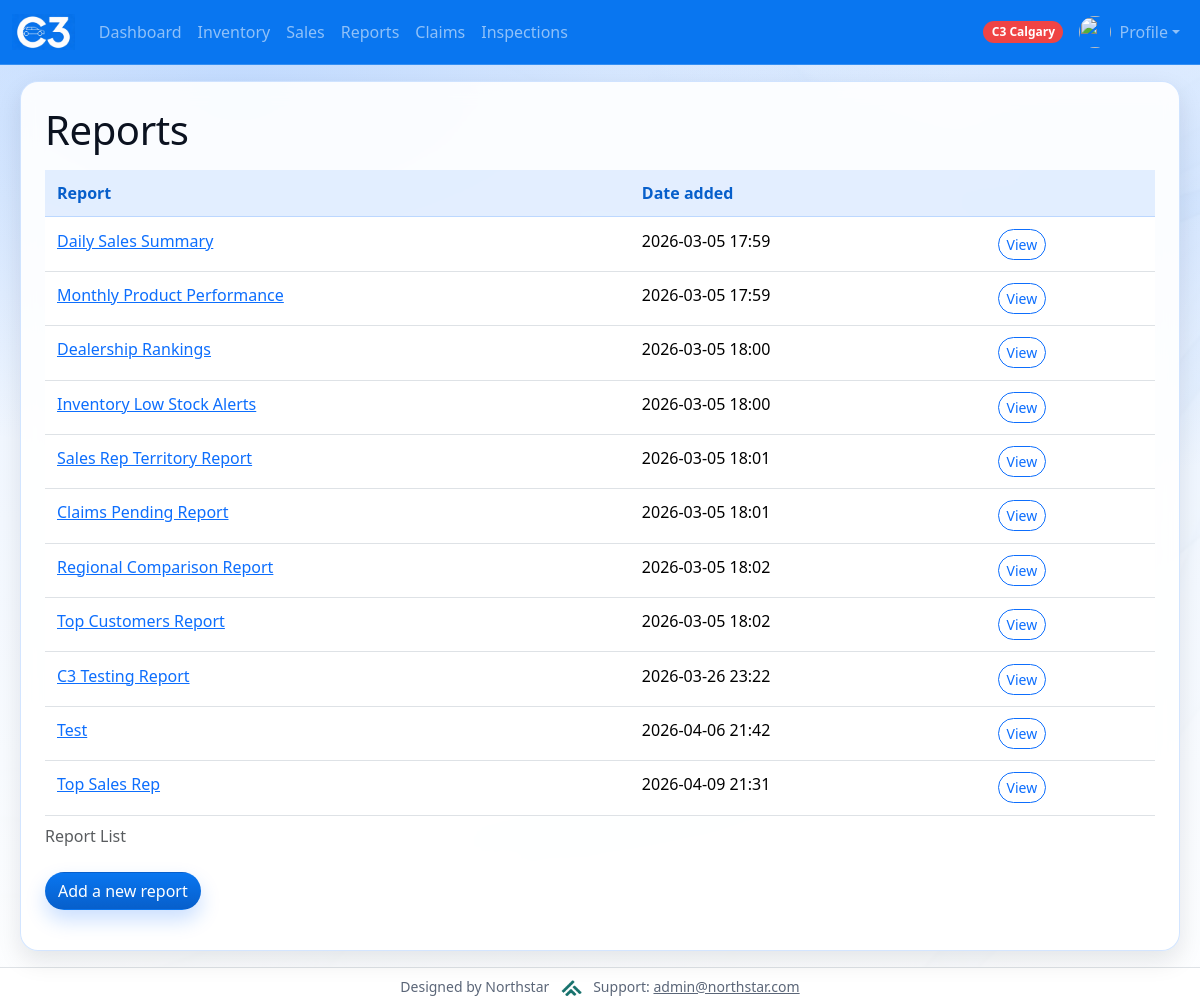
/home/reports/ (signed in), run on the app's committed database.
### Dashboard/models.py (models this page shows, shortened)
class Dealership(models.Model):
    name = models.CharField(max_length=200)
    badge_css_class = models.CharField(
        max_length=80,
        default="bg-dark",
        help_text="Bootstrap/extra CSS classes for this dealership's badge (navbar, user list).",
    )
    is_default_home = models.BooleanField(
        default=False,
        help_text="If True, new user group edits default to this dealership when none is set.",
    )
    class Meta:
        ordering = ["name"]
    def resolved_badge_css_class(self) -> str:
        raw = (self.badge_css_class or "").strip()
        if raw.startswith("ns-badge-dealership-"):
            return raw

class Report(models.Model):
    text = models.CharField(max_length=200)
    date_added = models.DateTimeField(auto_now_add=True)

### Dashboard/views.py (the view)
# urls.py: path("reports/", views.Reports, name="Reports"),
def Reports(request):
    reportlist = Report.objects.order_by("date_added")
    context = {"Reports": reportlist}
    return render(request, "Dashboard/Reports.html", context)

### Dashboard/inventory_services.py (called while the page is built)
def user_home_dealership(user):
    if not user or not user.is_authenticated:
        return None
    try:
        from Profile.models import UserProfile
        prof = UserProfile.objects.select_related("dealership").filter(user=user).first()
        return prof.dealership if prof else None
    except Exception:
        return None

### Dashboard/scope.py (called while the page is built)
def user_can_view_all_dealerships(user) -> bool:
    if not user.is_authenticated:
        return False
    u = (
        get_user_model()
        .objects.filter(pk=user.pk)
        .prefetch_related("groups")
        .first()
    )
    if not u:
        return False
    if u.is_staff or u.is_superuser:
        return True
    names = {g.name for g in u.groups.all()}
    return bool(names & {"Management", "Back Office"})

### Dashboard/templates/Dashboard/Reports.html (shortened to what this page needs)
{% extends "Dashboard/base.html" %}
{% block content %}
<h1 class="mb-3">Reports</h1>
<table class="table">
	<caption>Report List</caption>
	<thead>
		<tr>
			<th scope="col">Report</th>
			<th scope="col">Date added</th>
			<th scope="col"></th>
		</tr>
	</thead>
	<tbody>
		{% for report in Reports %}
		<tr>
			<td scope="row"><a href="{% url ns_site_namespace|add:':report' report.id %}">{{ report.text }}</a></td>
			<td>{{ report.date_added|date:"Y-m-d H:i" }}</td>
			<td><a href="{% url ns_site_namespace|add:':report' report.id %}" class="btn btn-sm btn-outline-primary">View</a></td>
		</tr>
		{% empty %}
		<tr><td colspan="3" class="text-muted">No reports yet.</td></tr>
		{% endfor %}
	</tbody>
</table>
<p><a href="{% url ns_site_namespace|add:':new_report' %}" class="btn btn-primary">Add a new report</a></p>
{% endblock content %}

### Dashboard/templates/Dashboard/base.html (shortened to what this page needs)
<!DOCTYPE html>
<html lang="en">
<head>
    {% load static %}
    <link rel="stylesheet" href="{% static 'bootstrap/css/bootstrap.css' %}">
    <link rel="stylesheet" href="{% static 'css/theme.css' %}">
</head>
<body class="d-flex flex-column min-vh-100">
<nav class="navbar navbar-expand-lg navbar-dark bg-primary">
    <div class="container-fluid">
        <a class="navbar-brand d-flex align-items-center" href="{% url ns_site_namespace|add:':home' %}">
            <img src="{% static 'images/logo.png' %}" alt="C3" height="36" style="max-height: 36px;">
        </a>
        {% if user.is_authenticated %}
        <div class="collapse navbar-collapse" id="navbarNavAltMarkup">
            <ul class="navbar-nav me-auto mb-2 mb-lg-0">
                <li class="nav-item">
                    <a class="nav-link" href="{% url ns_site_namespace|add:':index' %}">Dashboard</a>
                </li>
                <li class="nav-item">
                    <a class="nav-link" href="{% url ns_site_namespace|add:':inventory' %}">Inventory</a>
                </li>
                <li class="nav-item">
                    <a class="nav-link" href="{% url ns_site_namespace|add:':sales' %}">Sales</a>
                </li>
                <li class="nav-item">
                    <a class="nav-link" href="{% url ns_site_namespace|add:':Reports' %}">Reports</a>
                </li>
                <li class="nav-item">
                    <a class="nav-link" href="{% url ns_site_namespace|add:':claims' %}">Claims</a>
                </li>
                <li class="nav-item">
                    <a class="nav-link" href="{% url ns_site_namespace|add:':inspections' %}">Inspections</a>
                </li>
            </ul>
            <ul class="navbar-nav ms-auto mb-2 mb-lg-0">
                <li class="nav-item d-flex align-items-center me-2">
                    {% if ns_dealership_label %}
                        <span class="badge rounded-pill text-bg-dark ns-dealership-badge {{ ns_dealership_badge_class|default:'' }}">{{ ns_dealership_label }}</span>
                    {% endif %}
                </li>
                <li class="nav-item dropdown">
                    <a class="nav-link dropdown-toggle d-flex align-items-center" href="#" id="profileNavDropdown" role="button" data-bs-toggle="dropdown" aria-expanded="false">
                        {% if profile_avatar_url %}
                            <img src="{{ profile_avatar_url }}" alt="" class="avatar-circle me-2" width="32" height="32">
                        {% else %}
                            <img src="{% static 'images/default-avatar.png' %}" alt="" class="avatar-circle me-2" width="32" height="32">
                        {% endif %}
                        Profile
                    </a>
                </li>
            </ul>
        </div>
        {% endif %}
    </div>
</nav>
<main class="container-fluid py-3 flex-grow-1">
    <div class="ns-surface p-3 p-md-4 mx-md-2">
{% block content %}{% endblock content %}
    </div>
</main>
<footer class="container-fluid py-2 text-center text-muted small border-top mt-auto bg-white">
	Designed by Northstar
	<img src="{% static 'images/northstar.png' %}" alt="Northstar" height="16" class="mx-2 align-text-bottom" style="max-height:16px;">
	Support: <a href="mailto:admin@northstar.com" class="text-muted">admin@northstar.com</a>
</footer>
</body>
</html>

### static/css/theme.css (style rules this page uses)
:root { --theme-primary: #0976f0; --theme-primary-dark: #075fcb; --theme-primary-soft: rgba(13, 110, 253, 0.12); --theme-ink: #0b1220; --theme-muted: #5b6678; --theme-surface: rgba(255, 255, 255, 0.9); --theme-surface-strong: #ffffff; --theme-border: rgba(13, 110, 253, 0.18); --theme-shadow: 0 16px 40px rgba(11, 18, 32, 0.12); --theme-shadow-sm: 0 10px 24px rgba(11, 18, 32, 0.1); --theme-radius-lg: 18px; --theme-radius-md: 14px; --theme-radius-sm: 12px; }
body { color: var(--theme-ink); background: radial-gradient(1200px 600px at 20% 10%, rgba(13, 110, 253, 0.18), transparent 60%), radial-gradient(900px 500px at 90% 20%, rgba(13, 110, 253, 0.12), transparent 55%), linear-gradient(180deg, rgba(231, 241, 255, 0.95), rgba(255, 255, 255, 0.92)); background-attachment: fixed; }
main { background: transparent; }
.ns-surface { background: var(--theme-surface); border: 1px solid var(--theme-border); border-radius: var(--theme-radius-lg); box-shadow: var(--theme-shadow-sm); backdrop-filter: blur(10px); }
.navbar.bg-primary { background-color: var(--theme-primary) !important; border-bottom: 1px solid rgba(255, 255, 255, 0.18); }
.navbar .navbar-brand { padding-top: 0; padding-bottom: 0; }
.navbar .navbar-brand img { display: block; }
.navbar .nav-link { border-radius: 999px; padding: 0.5rem 0.85rem; transition: background-color 120ms ease, color 120ms ease, transform 120ms ease; }
h1, h2, h3, h4, h5 { letter-spacing: -0.01em; }
.text-muted { color: var(--theme-muted) !important; }
.table { background-color: transparent; }
.table thead th { background-color: rgba(13, 110, 253, 0.1); color: var(--theme-primary-dark); border-color: rgba(13, 110, 253, 0.18); font-weight: 700; }
.table tbody tr { background: rgba(255, 255, 255, 0.9); }
.table > :not(caption) > * > * { padding: 0.7rem 0.75rem; }
.btn { border-radius: 999px; }
.btn-primary { background: linear-gradient(180deg, var(--theme-primary), var(--theme-primary-dark)); border-color: transparent; box-shadow: 0 10px 20px rgba(13, 110, 253, 0.22); }
.badge { border-radius: 999px; padding: 0.45em 0.7em; }
.avatar-circle { width: 32px; height: 32px; border-radius: 50%; object-fit: cover; display: inline-flex; align-items: center; justify-content: center; overflow: hidden; }
.badge.ns-dealership-badge { color: #fff !important; --bs-badge-color: #fff; }
.badge.ns-dealership-badge.ns-badge-dealership-calgary, .navbar.bg-primary .badge.ns-dealership-badge.ns-badge-dealership-calgary { background-color: #ef4444 !important; }

### data on the page
Dealership: name "C3 Calgary"
Report: text "Daily Sales Summary", date_added "2026-03-05 17:59"
Report: text "Monthly Product Performance", date_added "2026-03-05 17:59"
Report: text "Dealership Rankings", date_added "2026-03-05 18:00"
Report: text "Inventory Low Stock Alerts", date_added "2026-03-05 18:00"
Report: text "Sales Rep Territory Report", date_added "2026-03-05 18:01"
Report: text "Claims Pending Report", date_added "2026-03-05 18:01"
Report: text "Regional Comparison Report", date_added "2026-03-05 18:02"
Report: text "Top Customers Report", date_added "2026-03-05 18:02"
Report: text "C3 Testing Report", date_added "2026-03-26 23:22"
Report: text "Test", date_added "2026-04-06 21:42"
Report: text "Top Sales Rep", date_added "2026-04-09 21:31"
